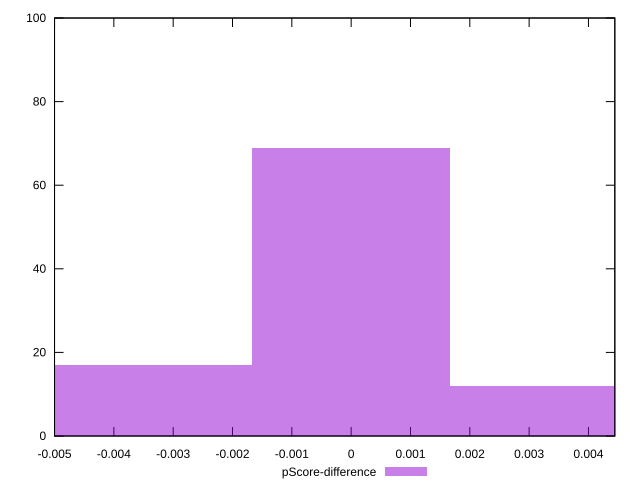

gnuplot code for this plot:
reset

$pScoreDifference <<EOF
0 69
0.0033311402176981397 12
-0.0033311402176981397 17
-0.006662280435396279 2
EOF

set key outside below
set boxwidth 0.0033311402176981397
set xrange [-0.0050000000000000044:0.004444444444444473]
set yrange [0:100]
set trange [0:100]
set style fill transparent solid 0.5 noborder
set terminal svg size 640, 490 enhanced background rgb 'white'
set output "report_00014_2021-02-09T15:56:05.503Z/uses-http2/samples/pages+cached/pScore-difference/histogram.svg"

plot $pScoreDifference title "pScore-difference" with boxes

reset
